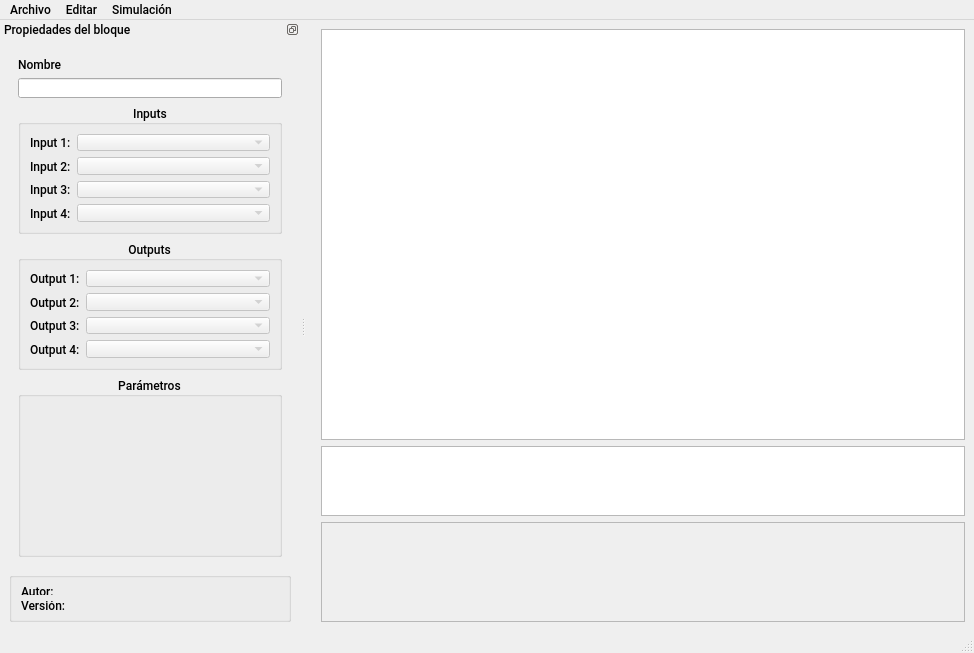
<?xml version="1.0" encoding="UTF-8"?>
<ui version="4.0">
 <class>WinMain</class>
 <widget class="QMainWindow" name="WinMain">
  <property name="geometry">
   <rect>
    <x>0</x>
    <y>0</y>
    <width>974</width>
    <height>653</height>
   </rect>
  </property>
  <property name="font">
   <font>
    <family>Roboto Medium</family>
   </font>
  </property>
  <property name="windowTitle">
   <string>MainWindow</string>
  </property>
  <widget class="QWidget" name="centralwidget">
   <layout class="QFormLayout" name="formLayout">
    <item row="0" column="1">
     <widget class="QGraphicsView" name="Flowsheet"/>
    </item>
    <item row="1" column="1">
     <widget class="QTextEdit" name="labelFeedback">
      <property name="minimumSize">
       <size>
        <width>0</width>
        <height>70</height>
       </size>
      </property>
      <property name="maximumSize">
       <size>
        <width>16777215</width>
        <height>70</height>
       </size>
      </property>
      <property name="autoFormatting">
       <set>QTextEdit::AutoBulletList</set>
      </property>
      <property name="undoRedoEnabled">
       <bool>false</bool>
      </property>
      <property name="readOnly">
       <bool>true</bool>
      </property>
      <property name="markdown">
       <string/>
      </property>
      <property name="html">
       <string>&lt;!DOCTYPE HTML PUBLIC &quot;-//W3C//DTD HTML 4.0//EN&quot; &quot;http://www.w3.org/TR/REC-html40/strict.dtd&quot;&gt;
&lt;html&gt;&lt;head&gt;&lt;meta name=&quot;qrichtext&quot; content=&quot;1&quot; /&gt;&lt;style type=&quot;text/css&quot;&gt;
p, li { white-space: pre-wrap; }
&lt;/style&gt;&lt;/head&gt;&lt;body style=&quot; font-family:'Roboto Medium'; font-size:8.25pt; font-weight:400; font-style:normal;&quot;&gt;
&lt;p style=&quot;-qt-paragraph-type:empty; margin-top:0px; margin-bottom:0px; margin-left:0px; margin-right:0px; -qt-block-indent:0; text-indent:0px; font-family:'MS Shell Dlg 2';&quot;&gt;&lt;br /&gt;&lt;/p&gt;&lt;/body&gt;&lt;/html&gt;</string>
      </property>
     </widget>
    </item>
    <item row="2" column="1">
     <widget class="QScrollArea" name="scrollArea">
      <property name="maximumSize">
       <size>
        <width>16777215</width>
        <height>100</height>
       </size>
      </property>
      <property name="frameShape">
       <enum>QFrame::StyledPanel</enum>
      </property>
      <property name="verticalScrollBarPolicy">
       <enum>Qt::ScrollBarAlwaysOff</enum>
      </property>
      <property name="horizontalScrollBarPolicy">
       <enum>Qt::ScrollBarAsNeeded</enum>
      </property>
      <property name="widgetResizable">
       <bool>true</bool>
      </property>
      <widget class="QWidget" name="scrollAreaWidgetContents">
       <property name="geometry">
        <rect>
         <x>0</x>
         <y>0</y>
         <width>644</width>
         <height>98</height>
        </rect>
       </property>
       <layout class="QHBoxLayout" name="horizontalLayout" stretch="0">
        <property name="spacing">
         <number>5</number>
        </property>
        <property name="leftMargin">
         <number>10</number>
        </property>
        <property name="topMargin">
         <number>10</number>
        </property>
        <property name="rightMargin">
         <number>10</number>
        </property>
        <property name="bottomMargin">
         <number>10</number>
        </property>
        <item>
         <widget class="QPushButton" name="Materia">
          <property name="minimumSize">
           <size>
            <width>70</width>
            <height>70</height>
           </size>
          </property>
          <property name="maximumSize">
           <size>
            <width>70</width>
            <height>70</height>
           </size>
          </property>
          <property name="text">
           <string/>
          </property>
          <property name="icon">
           <iconset>
            <normaloff>Recursos/CDMIcon.png</normaloff>Recursos/CDMIcon.png</iconset>
          </property>
          <property name="iconSize">
           <size>
            <width>70</width>
            <height>70</height>
           </size>
          </property>
          <property name="flat">
           <bool>true</bool>
          </property>
         </widget>
        </item>
       </layout>
      </widget>
     </widget>
    </item>
   </layout>
  </widget>
  <widget class="QMenuBar" name="menubar">
   <property name="geometry">
    <rect>
     <x>0</x>
     <y>0</y>
     <width>974</width>
     <height>21</height>
    </rect>
   </property>
   <widget class="QMenu" name="menuArchivo">
    <property name="title">
     <string>Archivo</string>
    </property>
    <addaction name="actionNuevo"/>
    <addaction name="actionAbrir"/>
    <addaction name="separator"/>
    <addaction name="actionGuardar"/>
    <addaction name="actionGuardar_como"/>
   </widget>
   <widget class="QMenu" name="menuEditar">
    <property name="title">
     <string>Editar</string>
    </property>
   </widget>
   <widget class="QMenu" name="menuSimulaci_n">
    <property name="title">
     <string>Simulación</string>
    </property>
    <addaction name="actionEjecutar"/>
   </widget>
   <addaction name="menuArchivo"/>
   <addaction name="menuEditar"/>
   <addaction name="menuSimulaci_n"/>
  </widget>
  <widget class="QStatusBar" name="statusbar"/>
  <widget class="QDockWidget" name="PropiedadesDock">
   <property name="minimumSize">
    <size>
     <width>300</width>
     <height>167</height>
    </size>
   </property>
   <property name="autoFillBackground">
    <bool>false</bool>
   </property>
   <property name="features">
    <set>QDockWidget::DockWidgetFloatable|QDockWidget::DockWidgetMovable</set>
   </property>
   <property name="allowedAreas">
    <set>Qt::LeftDockWidgetArea|Qt::RightDockWidgetArea</set>
   </property>
   <property name="windowTitle">
    <string>Propiedades del bloque</string>
   </property>
   <attribute name="dockWidgetArea">
    <number>1</number>
   </attribute>
   <widget class="QWidget" name="dockWidgetContents">
    <layout class="QVBoxLayout" name="verticalLayout_2">
     <item>
      <widget class="QScrollArea" name="scrollArea_2">
       <property name="frameShape">
        <enum>QFrame::NoFrame</enum>
       </property>
       <property name="widgetResizable">
        <bool>true</bool>
       </property>
       <widget class="QWidget" name="scrollAreaWidgetContents_2">
        <property name="geometry">
         <rect>
          <x>0</x>
          <y>0</y>
          <width>282</width>
          <height>516</height>
         </rect>
        </property>
        <layout class="QVBoxLayout" name="verticalLayout">
         <item>
          <widget class="QLabel" name="label_9">
           <property name="minimumSize">
            <size>
             <width>0</width>
             <height>15</height>
            </size>
           </property>
           <property name="maximumSize">
            <size>
             <width>16777215</width>
             <height>15</height>
            </size>
           </property>
           <property name="text">
            <string>Nombre</string>
           </property>
          </widget>
         </item>
         <item>
          <widget class="QLineEdit" name="txtNombre">
           <property name="minimumSize">
            <size>
             <width>0</width>
             <height>20</height>
            </size>
           </property>
           <property name="maximumSize">
            <size>
             <width>16777215</width>
             <height>20</height>
            </size>
           </property>
          </widget>
         </item>
         <item>
          <widget class="QGroupBox" name="gbInputs">
           <property name="minimumSize">
            <size>
             <width>0</width>
             <height>130</height>
            </size>
           </property>
           <property name="maximumSize">
            <size>
             <width>16777215</width>
             <height>130</height>
            </size>
           </property>
           <property name="title">
            <string>Inputs</string>
           </property>
           <property name="alignment">
            <set>Qt::AlignCenter</set>
           </property>
           <property name="flat">
            <bool>true</bool>
           </property>
           <layout class="QFormLayout" name="formLayout_3">
            <item row="1" column="0">
             <widget class="QLabel" name="label_2">
              <property name="text">
               <string>Input 2:</string>
              </property>
             </widget>
            </item>
            <item row="1" column="1">
             <widget class="QComboBox" name="cbInput2">
              <property name="enabled">
               <bool>false</bool>
              </property>
             </widget>
            </item>
            <item row="2" column="0">
             <widget class="QLabel" name="label_3">
              <property name="text">
               <string>Input 3:</string>
              </property>
             </widget>
            </item>
            <item row="2" column="1">
             <widget class="QComboBox" name="cbInput3">
              <property name="enabled">
               <bool>false</bool>
              </property>
             </widget>
            </item>
            <item row="3" column="0">
             <widget class="QLabel" name="label_4">
              <property name="text">
               <string>Input 4:</string>
              </property>
             </widget>
            </item>
            <item row="3" column="1">
             <widget class="QComboBox" name="cbInput4">
              <property name="enabled">
               <bool>false</bool>
              </property>
             </widget>
            </item>
            <item row="0" column="1">
             <widget class="QComboBox" name="cbInput1">
              <property name="enabled">
               <bool>false</bool>
              </property>
             </widget>
            </item>
            <item row="0" column="0">
             <widget class="QLabel" name="label">
              <property name="text">
               <string>Input 1:</string>
              </property>
             </widget>
            </item>
           </layout>
          </widget>
         </item>
         <item>
          <widget class="QGroupBox" name="gbOutputs">
           <property name="minimumSize">
            <size>
             <width>0</width>
             <height>130</height>
            </size>
           </property>
           <property name="maximumSize">
            <size>
             <width>16777215</width>
             <height>130</height>
            </size>
           </property>
           <property name="title">
            <string>Outputs</string>
           </property>
           <property name="alignment">
            <set>Qt::AlignCenter</set>
           </property>
           <property name="flat">
            <bool>true</bool>
           </property>
           <property name="checkable">
            <bool>false</bool>
           </property>
           <layout class="QFormLayout" name="formLayout_2">
            <item row="0" column="0">
             <widget class="QLabel" name="label_5">
              <property name="text">
               <string>Output 1:</string>
              </property>
             </widget>
            </item>
            <item row="0" column="1">
             <widget class="QComboBox" name="cbOutput1">
              <property name="enabled">
               <bool>false</bool>
              </property>
             </widget>
            </item>
            <item row="1" column="0">
             <widget class="QLabel" name="label_6">
              <property name="text">
               <string>Output 2:</string>
              </property>
             </widget>
            </item>
            <item row="1" column="1">
             <widget class="QComboBox" name="cbOutput2">
              <property name="enabled">
               <bool>false</bool>
              </property>
             </widget>
            </item>
            <item row="2" column="0">
             <widget class="QLabel" name="label_7">
              <property name="text">
               <string>Output 3:</string>
              </property>
             </widget>
            </item>
            <item row="2" column="1">
             <widget class="QComboBox" name="cbOutput3">
              <property name="enabled">
               <bool>false</bool>
              </property>
             </widget>
            </item>
            <item row="3" column="0">
             <widget class="QLabel" name="label_8">
              <property name="text">
               <string>Output 4:</string>
              </property>
             </widget>
            </item>
            <item row="3" column="1">
             <widget class="QComboBox" name="cbOutput4">
              <property name="enabled">
               <bool>false</bool>
              </property>
             </widget>
            </item>
           </layout>
          </widget>
         </item>
         <item>
          <widget class="QGroupBox" name="groupBoxParametros">
           <property name="title">
            <string>Parámetros</string>
           </property>
           <property name="alignment">
            <set>Qt::AlignCenter</set>
           </property>
           <property name="flat">
            <bool>true</bool>
           </property>
           <property name="checkable">
            <bool>false</bool>
           </property>
           <property name="checked">
            <bool>false</bool>
           </property>
           <layout class="QFormLayout" name="formLayout_4"/>
          </widget>
         </item>
        </layout>
       </widget>
      </widget>
     </item>
     <item>
      <widget class="QGroupBox" name="groupBox">
       <property name="minimumSize">
        <size>
         <width>0</width>
         <height>50</height>
        </size>
       </property>
       <property name="maximumSize">
        <size>
         <width>16777215</width>
         <height>50</height>
        </size>
       </property>
       <property name="title">
        <string/>
       </property>
       <property name="alignment">
        <set>Qt::AlignLeading|Qt::AlignLeft|Qt::AlignVCenter</set>
       </property>
       <property name="flat">
        <bool>true</bool>
       </property>
       <layout class="QFormLayout" name="formLayout_5">
        <item row="0" column="0">
         <widget class="QLabel" name="label_10">
          <property name="text">
           <string>Autor:</string>
          </property>
         </widget>
        </item>
        <item row="0" column="1">
         <widget class="QLabel" name="lblAutor">
          <property name="text">
           <string/>
          </property>
         </widget>
        </item>
        <item row="1" column="0">
         <widget class="QLabel" name="label_12">
          <property name="text">
           <string>Versión:</string>
          </property>
         </widget>
        </item>
        <item row="1" column="1">
         <widget class="QLabel" name="lblVersion">
          <property name="text">
           <string/>
          </property>
         </widget>
        </item>
       </layout>
      </widget>
     </item>
    </layout>
   </widget>
  </widget>
  <action name="actionNuevo">
   <property name="text">
    <string>Nuevo</string>
   </property>
  </action>
  <action name="actionAbrir">
   <property name="text">
    <string>Abrir</string>
   </property>
  </action>
  <action name="actionGuardar">
   <property name="text">
    <string>Guardar</string>
   </property>
  </action>
  <action name="actionGuardar_como">
   <property name="text">
    <string>Guardar como</string>
   </property>
  </action>
  <action name="actionEjecutar">
   <property name="text">
    <string>Ejecutar</string>
   </property>
   <property name="shortcut">
    <string>F5</string>
   </property>
  </action>
 </widget>
 <resources/>
 <connections/>
</ui>
